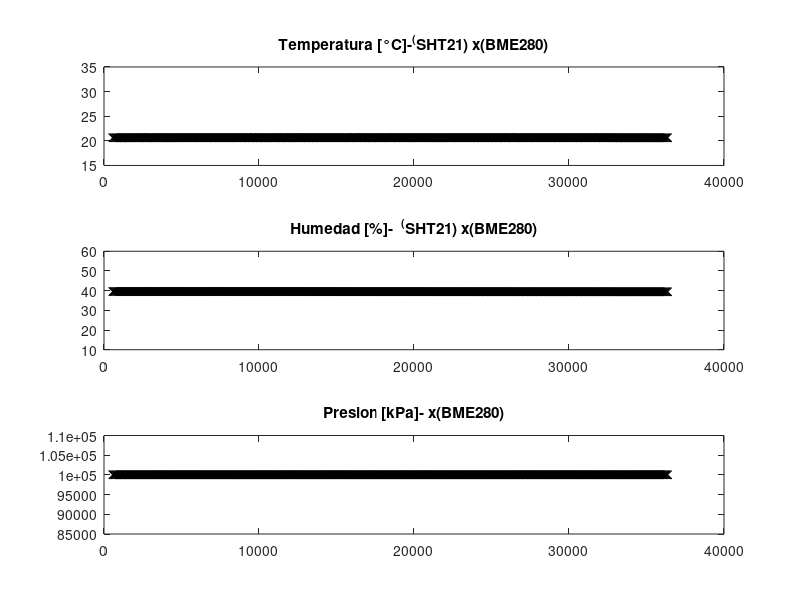
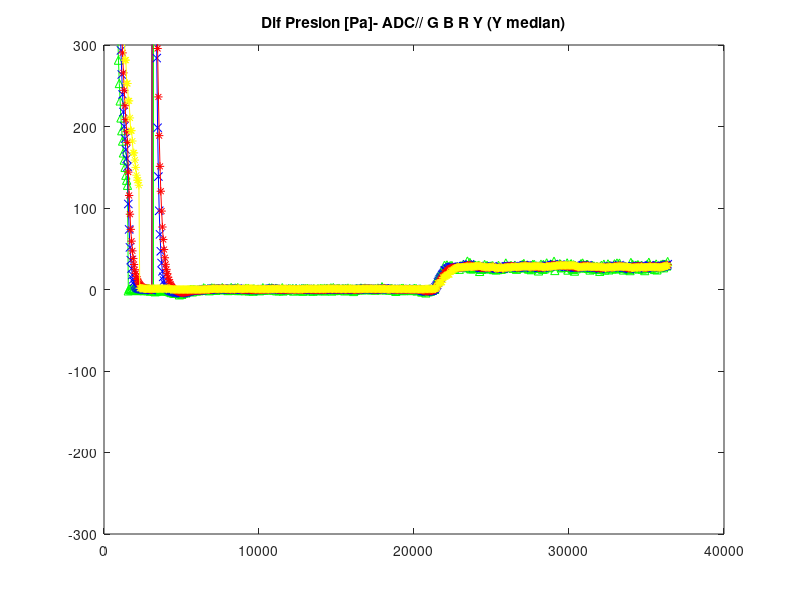
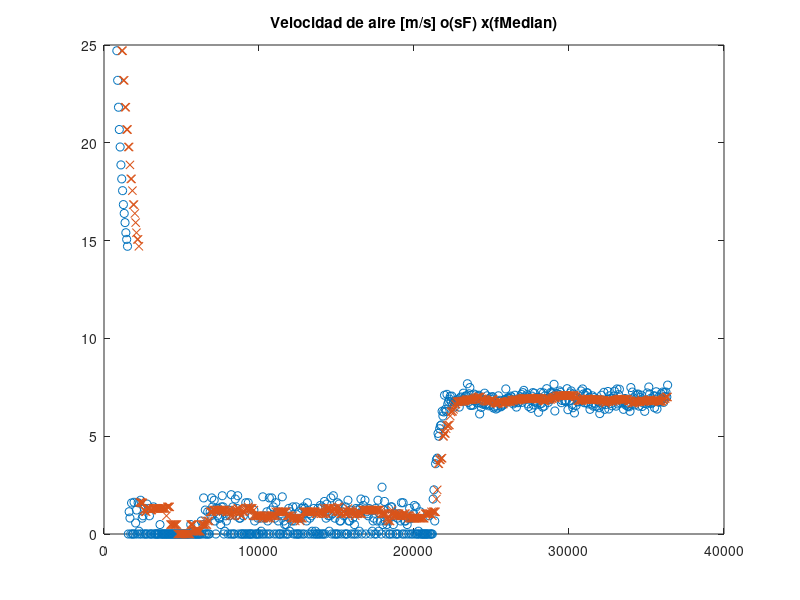
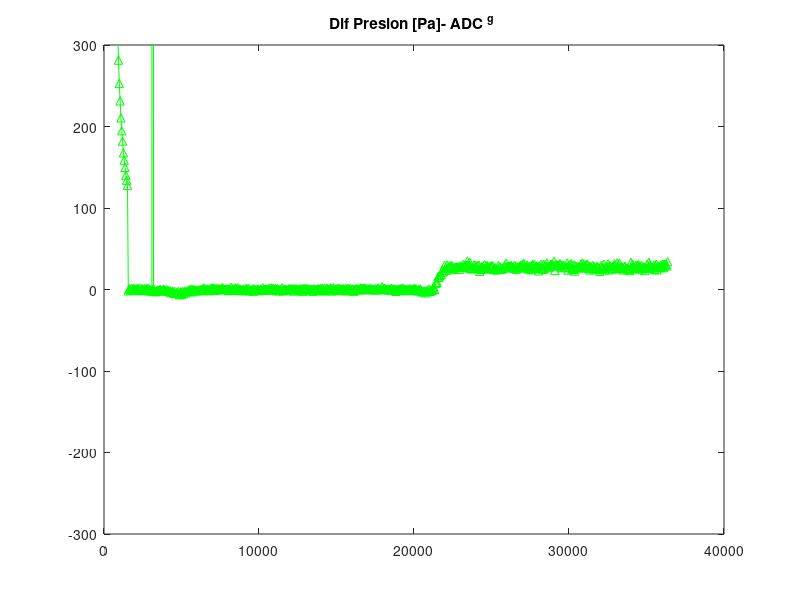

Reproduce these figures in MATLAB, in order.
%[ALL]=[C,D,E,F,G,H1,I1,IIa1ADC,IIIb1ADC,IIIIb1ADC,JJJADC,JJJADCb2,T,PWM,Den,M];

[ALL]=importdata('Prueba_3_corriente.csv'); %%valor de muestras

[C]=ALL(:,1)
[D]=ALL(:,2)

%[E]=ALL(:,3)
%[F]=ALL(:,4)
[G]=ALL(:,3)

%%%%%%% Presion diferencial %%%%%%

[H1]=ALL(:,4)
[I1]=ALL(:,5)

[IIa1ADC]=ALL(:,6)
[IIIb1ADC]=ALL(:,7)
[IIIIb1ADC]=ALL(:,8)


%%Velocidad
[JJJADC]=ALL(:,9)
[JJJADCb2]=ALL(:,10)

[T]=ALL(:,11)
[PWM]=ALL(:,12)
[Den]=ALL(:,13)
[M]=ALL(:,14)

figure(1)
    subplot(311)
    %%plot(T,A,'b-o',T,C,'r-^',T,E,'k-x');
    plot(T,C,'k-x');
    ylim([15 35]);
    title('Temperatura [°C]-^(SHT21) x(BME280)');
    
    subplot(312)
    %%plot(T,B,'b-o',T,D,'r-^',T,F,'k-x');
    plot(T,D,'k-x');
    ylim([10 60]);
    title('Humedad [%]-  ^(SHT21) x(BME280)');

    subplot(313)
    plot(T,G,'k-x');
    ylim([85000 110000]);
    title('Presion [kPa]- x(BME280)');


    figure (3)
    
    plot(T,I1,'^-g',T,IIa1ADC,'b-x',T,IIIb1ADC,'r-*',T,IIIIb1ADC,'y-*');%,T,IIa2ADC,'k-x');%,T,IIa3ADC,'r-x'); 
    ylim([-300 300]);
    title('Dif Presion [Pa]- ADC// G B R Y (Y median)');

    

    figure(4)
    plot(T,JJJADC,'o',T,JJJADCb2,'x');
    ylim([0 25]);
    title('Velocidad de aire [m/s] o(sF) x(fMedian)');

    figure(5)
    plot(T,I1,'^-g');
     ylim([-300 300]);
    title('Dif Presion [Pa]- ADC ^g ');
    
    figure(6)
    plot(T,PWM,'^-k');
     ylim([0 1025]);
    title('PWM - T*');
    
    figure(7)
    plot(T,Den,'^-b');
     ylim([0 2]);
    title('Densidad del Aire - T (ms)*');

    figure(8)
    plot(T,JJJADC,'o',T,JJJADCb2,'x',T,PWM/10,'c',T,I1/3,'b');
    ylim([0 25]);
    title('Velocidad de aire [m/s] o(sF) x(fMedian)');